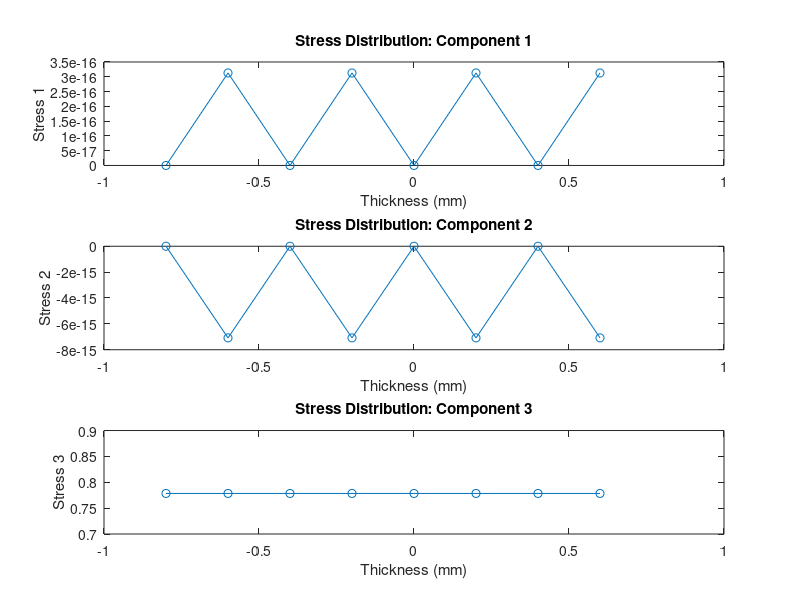

Source code (MATLAB):
function CLT_Analysis
    % CLT Analysis for Composite Laminate
    
    % Layer thickness
    t = 0.2; % Thickness of each layer (mm)
    num_layers = 8;
    
    % Define cumulative thickness positions (mid-plane centered)
    h = linspace(-num_layers*t/2, num_layers*t/2, num_layers+1);
    
    % Example ply orientations (in degrees)
    angles = [0, 90, 0, 90, 0, 90, 0, 90]; 

    % Material properties (modify as needed)
    E1 = 15.6374; % Young's modulus in GPa (fiber direction)
    E2 = 5.1426;  % Young's modulus in GPa (transverse direction)
    G12 = 1.9728; % Shear modulus in GPa
    v12 = 0.32;    % Poisson's ratio
    
    % Convert angles to radians
    theta = deg2rad(angles);
    
    % Initialize A, B, D matrices
    A = zeros(3, 3);
    B = zeros(3, 3);
    D = zeros(3, 3);
    
    % Initialize strains and curvatures
    strains = zeros(num_layers, 3);
    curvatures = zeros(num_layers, 3);
    
    % Compute stiffness matrices
    for i = 1:num_layers
        Q = calculate_Q_matrix(theta(i), E1, E2, G12, v12);
        A = A + Q * (h(i+1) - h(i));
        B = B + 0.5 * Q * (h(i+1)^2 - h(i)^2);
        D = D + (1/3) * Q * (h(i+1)^3 - h(i)^3);
        
        % Calculate strains and curvatures (assuming unit loading)
        strains(i, :) = Q * [0; 0; 1] * (h(i+1) - h(i));
        curvatures(i, :) = Q * [0; 1; 0] * (h(i+1) - h(i));
    end
    
    % Display results
    disp('A matrix:'); disp(A);
    disp('B matrix:'); disp(B);
    disp('D matrix:'); disp(D);

    % Display strains and curvatures
    disp('Strains:'); disp(strains);
    disp('Curvatures:'); disp(curvatures);

    % Plot stress distribution
    plot_stress_distribution(theta, strains, h, E1, E2, G12, v12);

    % Calculate laminate engineering constants
    calculate_laminate_constants(A, B, D, h);
end

function Q = calculate_Q_matrix(theta, E1, E2, G12, v12)
    % Calculate the reduced stiffness matrix (Q) in the local coordinates

    % Calculate compliance matrix
    v21 = (v12 * E2) / E1;  % Reciprocal Poisson's ratio
    Q11 = E1 / (1 - v12 * v21);
    Q12 = (v12 * E2) / (1 - v12 * v21);
    Q22 = E2 / (1 - v12 * v21);
    Q66 = G12;

    % Reduced stiffness matrix
    Q = [Q11, Q12, 0;
         Q12, Q22, 0;
         0,    0,  Q66];

    % Rotation matrix
    c = cos(theta);
    s = sin(theta);
    T = [c^2, s^2, 2*c*s;
         s^2, c^2, -2*c*s;
         -c*s, c*s, c^2 - s^2];

    % Transform Q to the global coordinate system
    Q = T \ Q / T;
end

function plot_stress_distribution(theta, strains, h, E1, E2, G12, v12)
    % Plot stress distribution through thickness
    num_layers = length(theta);
    stress = zeros(num_layers, 3);

    for i = 1:num_layers
        Q = calculate_Q_matrix(theta(i), E1, E2, G12, v12);
        stress(i, :) = Q * strains(i, :)';
    end

    % Plot
    figure;
    for i = 1:3
        subplot(3, 1, i);
        plot(h(1:end-1), stress(:, i), '-o');
        xlabel('Thickness (mm)');
        ylabel(['Stress ' num2str(i)]);
        title(['Stress Distribution: Component ' num2str(i)]);
    end

    % Display average stress components
    avg_stress_x = mean(stress(:, 1));
    avg_stress_y = mean(stress(:, 2));
    avg_stress_xy = mean(stress(:, 3));

    disp(['Average Stress X: ', num2str(avg_stress_x)]);
    disp(['Average Stress Y: ', num2str(avg_stress_y)]);
    disp(['Average Shear Stress XY: ', num2str(avg_stress_xy)]);
end

function calculate_laminate_constants(A, B, D, h)
    % Calculate laminate engineering constants (Ex, Ey, vxy, Gxy)

    h_total = max(h) - min(h);  % Total laminate thickness

    % Compute in-plane stiffness matrix
    Q_bar = [A, B; B, D] / h_total;

    % Compute laminate engineering constants
    Ex = Q_bar(1, 1);
    Ey = Q_bar(2, 2);
    vxy = Q_bar(1, 2) / Q_bar(1, 1);
    Gxy = Q_bar(3, 3);

    % Display results
    disp('Laminate Engineering Constants:');
    disp(['Ex: ' num2str(Ex) ' GPa']);
    disp(['Ey: ' num2str(Ey) ' GPa']);
    disp(['νxy: ' num2str(vxy)]);
    disp(['Gxy: ' num2str(Gxy) ' GPa']);
end
